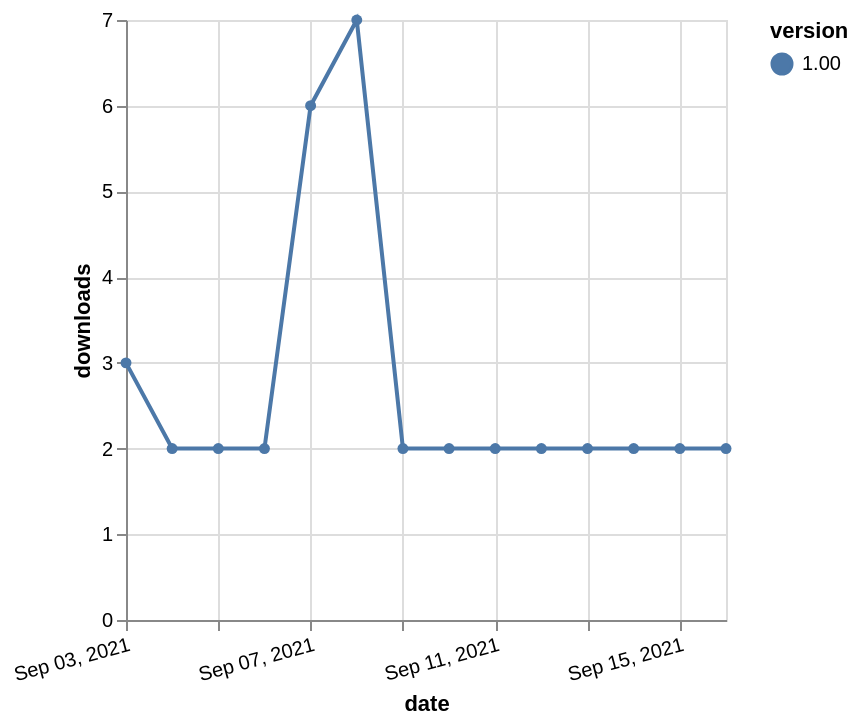

The Vega-Lite source for this figure:
### Vega-Lite specification from a JSON file in a GitHub repository (floating-point values rounded to 4 significant figures)
{"$schema": "https://vega.github.io/schema/vega-lite/v5.json", "description": "A simple bar chart with embedded data.", "data": {"values": [{"date": "2021-09-03", "total": 3405, "delta": 3, "version": "1.00"}, {"date": "2021-09-04", "total": 3407, "delta": 2, "version": "1.00"}, {"date": "2021-09-05", "total": 3409, "delta": 2, "version": "1.00"}, {"date": "2021-09-06", "total": 3411, "delta": 2, "version": "1.00"}, {"date": "2021-09-07", "total": 3417, "delta": 6, "version": "1.00"}, {"date": "2021-09-08", "total": 3424, "delta": 7, "version": "1.00"}, {"date": "2021-09-09", "total": 3426, "delta": 2, "version": "1.00"}, {"date": "2021-09-10", "total": 3428, "delta": 2, "version": "1.00"}, {"date": "2021-09-11", "total": 3430, "delta": 2, "version": "1.00"}, {"date": "2021-09-12", "total": 3432, "delta": 2, "version": "1.00"}, {"date": "2021-09-13", "total": 3434, "delta": 2, "version": "1.00"}, {"date": "2021-09-14", "total": 3436, "delta": 2, "version": "1.00"}, {"date": "2021-09-15", "total": 3438, "delta": 2, "version": "1.00"}, {"date": "2021-09-16", "total": 3440, "delta": 2, "version": "1.00"}]}, "width": "container", "mark": {"type": "line", "point": {"filled": true}}, "encoding": {"x": {"field": "date", "type": "temporal", "timeUnit": "yearmonthdate", "title": "date", "axis": {"labelAngle": -15}}, "y": {"field": "delta", "type": "quantitative", "title": "downloads"}, "color": {"field": "version", "type": "nominal"}, "tooltip": {"field": "delta"}}}
